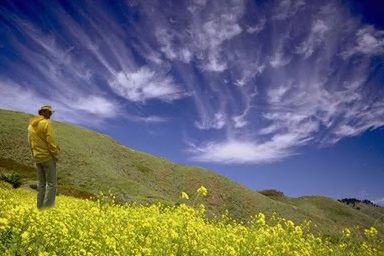
#> input picture database_images/Tp_D_CNN_M_N_nat00013_cha00042_11093.jpg, 384 x 256 px, found by its file name
$ python test_ela.py
#> lines starting #> are read from the running program, lines starting #| are printed output that depends on the picture
from PIL import Image, ImageChops, ImageEnhance
import os

# --- INSTRUCTION: Look inside your 'Tp' folder. Find the name of ONE image file. ---
# --- Change 'sample.jpg' below to match that exact file name! ---
test_image_path = "data/Tp/Tp_D_CNN_M_N_nat00013_cha00042_11093.jpg"

print(f"Scanning image: {test_image_path}...")

try:
    # 1. Open the image
    original = Image.open(test_image_path).convert('RGB')
#> original is the input picture: PIL image 384x256 RGB; mean R, G, B 105.1, 106.9, 110

    # 2. Resave it at 90% quality temporarily
    original.save("temp.jpg", 'JPEG', quality=90)
    compressed = Image.open("temp.jpg")

    # 3. Find the exact difference between the original and the compressed version
    ela_image = ImageChops.difference(original, compressed)

    # 4. Brighten the difference so human eyes can see it
    extrema = ela_image.getextrema()
#> extrema = ((0, 13), (0, 11), (0, 46))
    max_diff = max([ex[1] for ex in extrema])
#> max_diff = 46
    if max_diff == 0: max_diff = 1
    scale = 255.0 / max_diff
#> scale = 5.54
    ela_image = ImageEnhance.Brightness(ela_image).enhance(scale)
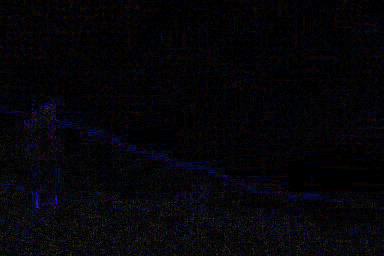
#> ela_image: PIL image 384x256 RGB; mean R, G, B 5.8, 4.9, 8.9

    # 5. Save the result
    ela_image.save("my_first_result.jpg")
    print("✅ Success! Look in your VS Code sidebar for 'my_first_result.jpg' and open it!")

    # Clean up the temporary file
    os.remove("temp.jpg")

except FileNotFoundError:
    print("❌ ERROR: Could not find the image. Did you spell the file name correctly?")

$ run again, with database_images/Tp_D_CNN_M_N_nat00041_nat10123_11439.jpg copied over database_images/Tp_D_CNN_M_N_nat00013_cha00042_11093.jpg
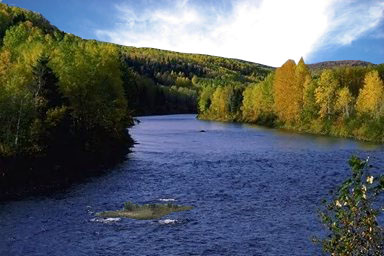
#> input picture database_images/Tp_D_CNN_M_N_nat00041_nat10123_11439.jpg, 384 x 256 px, found by its file name
#> original is the input picture: PIL image 384x256 RGB; mean R, G, B 87, 94.8, 101.1
#> extrema = ((0, 25), (0, 12), (0, 40))
#> max_diff = 40
#> scale = 6.38
#> `ela_image = ImageEnhance.Brightness(ela_image).enhance(scale)`:
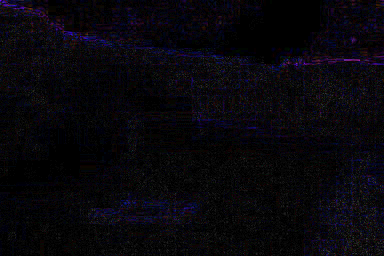
#> ela_image: PIL image 384x256 RGB; mean R, G, B 7.9, 6.4, 11.4

$ run again, with database_images/Tp_D_CNN_M_N_nat10156_ani00024_12016.jpg copied over database_images/Tp_D_CNN_M_N_nat00013_cha00042_11093.jpg
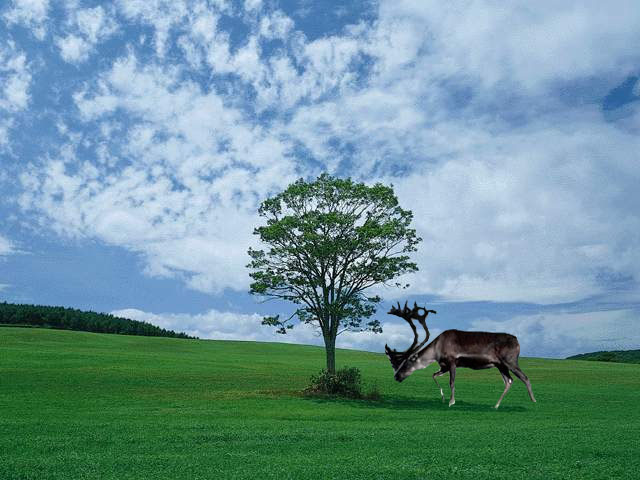
#> input picture database_images/Tp_D_CNN_M_N_nat10156_ani00024_12016.jpg, 640 x 480 px, found by its file name
#> original is the input picture: PIL image 640x480 RGB; mean R, G, B 110.9, 149.2, 154.5
#> extrema = ((0, 28), (0, 16), (0, 32))
#> max_diff = 32
#> scale = 7.97
#> `ela_image = ImageEnhance.Brightness(ela_image).enhance(scale)`:
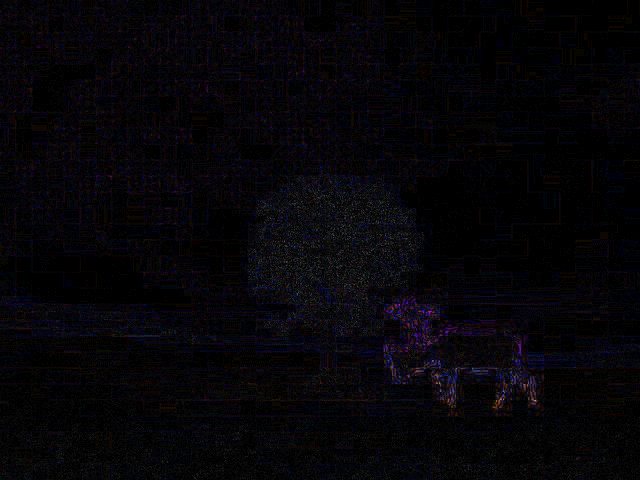
#> ela_image: PIL image 640x480 RGB; mean R, G, B 5.9, 4.6, 8.2

$ run again, with database_images/Tp_D_CNN_M_N_txt10109_txt10110_10816.jpg copied over database_images/Tp_D_CNN_M_N_nat00013_cha00042_11093.jpg
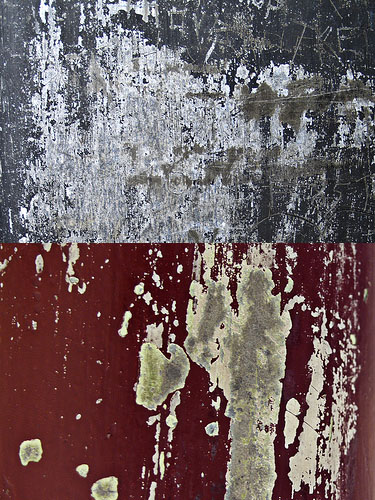
#> input picture database_images/Tp_D_CNN_M_N_txt10109_txt10110_10816.jpg, 375 x 500 px, found by its file name
#> original is the input picture: PIL image 375x500 RGB; mean R, G, B 112, 95, 96.7
#> `ela_image = ImageChops.difference(original, compressed)`:
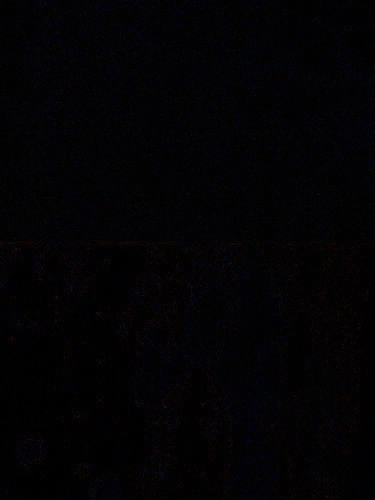
#> ela_image: PIL image 375x500 RGB; mean R, G, B 2.6, 2.2, 3.6
#> extrema = ((0, 33), (0, 27), (0, 50))
#> max_diff = 50
#> scale = 5.1
#> `ela_image = ImageEnhance.Brightness(ela_image).enhance(scale)`:
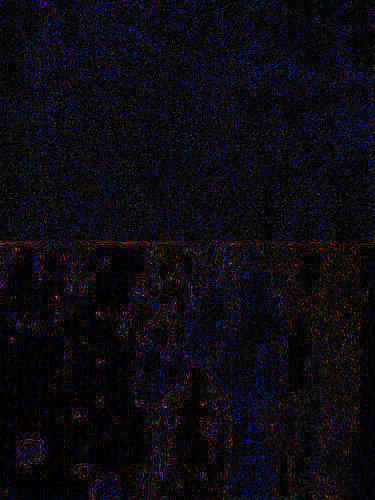
#> ela_image: PIL image 375x500 RGB; mean R, G, B 13.2, 10.9, 18
